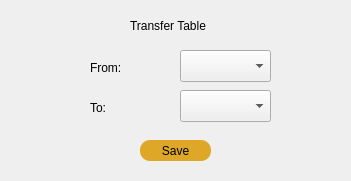
<?xml version="1.0" encoding="UTF-8"?>
<ui version="4.0">
 <class>TableTransfer</class>
 <widget class="QWidget" name="TableTransfer">
  <property name="geometry">
   <rect>
    <x>0</x>
    <y>0</y>
    <width>351</width>
    <height>181</height>
   </rect>
  </property>
  <property name="windowTitle">
   <string>Form</string>
  </property>
  <property name="styleSheet">
   <string notr="true"/>
  </property>
  <widget class="QLabel" name="label_8">
   <property name="geometry">
    <rect>
     <x>130</x>
     <y>10</y>
     <width>91</width>
     <height>31</height>
    </rect>
   </property>
   <property name="text">
    <string>Transfer Table</string>
   </property>
  </widget>
  <widget class="QLabel" name="label_9">
   <property name="geometry">
    <rect>
     <x>90</x>
     <y>60</y>
     <width>59</width>
     <height>16</height>
    </rect>
   </property>
   <property name="text">
    <string>From:</string>
   </property>
  </widget>
  <widget class="QLabel" name="label_10">
   <property name="geometry">
    <rect>
     <x>90</x>
     <y>100</y>
     <width>59</width>
     <height>16</height>
    </rect>
   </property>
   <property name="text">
    <string>To:</string>
   </property>
  </widget>
  <widget class="QPushButton" name="pushButton_2">
   <property name="geometry">
    <rect>
     <x>140</x>
     <y>140</y>
     <width>71</width>
     <height>21</height>
    </rect>
   </property>
   <property name="styleSheet">
    <string notr="true">border-radius:10;
background-color: rgb(223, 167, 40);</string>
   </property>
   <property name="text">
    <string>Save</string>
   </property>
  </widget>
  <widget class="QComboBox" name="comboBox">
   <property name="geometry">
    <rect>
     <x>180</x>
     <y>50</y>
     <width>91</width>
     <height>32</height>
    </rect>
   </property>
  </widget>
  <widget class="QComboBox" name="comboBox_2">
   <property name="geometry">
    <rect>
     <x>180</x>
     <y>90</y>
     <width>91</width>
     <height>32</height>
    </rect>
   </property>
  </widget>
 </widget>
 <resources/>
 <connections/>
</ui>
